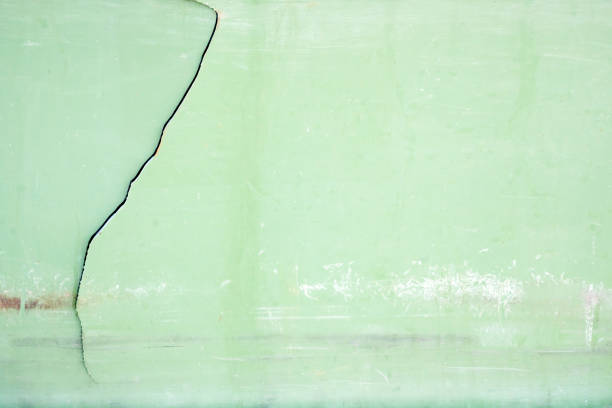
#> input picture test-img/pos-2.jpg, 612 x 408 px, given as the content of the folder ./cracks-datasets/Positive/, which was not available
$ jupyter execute --allow-errors surface-cracks-detection.ipynb
#> lines starting #> are read from the running program, lines starting #| are printed output that depends on the picture; pictures that were not available may be replaced by others from this repository, and a replacement may not be noted
[cell 1]
import os
import cv2
import numpy as np
import pandas as pd
import matplotlib.pyplot as plt
from sklearn.model_selection import train_test_split
from tensorflow.keras.models import Sequential
from tensorflow.keras.layers import Flatten, Dense, Conv2D, MaxPooling2D

[cell 2]
positive_dir = './cracks-datasets/Positive/'
negative_dir = './cracks-datasets/Negative/'

[cell 3]
pos_img_path = [img_path for img_path in os.listdir(positive_dir)]
neg_img_path = [img_path for img_path in os.listdir(negative_dir)]

[cell 4]
pos_images = []

for img_path in pos_img_path:
    img = cv2.imread(f'{positive_dir}{img_path}')
#> img is the input picture: shape (408, 612, 3); mean B, G, R 198, 229.3, 196.6
    resize_img = cv2.resize(img, (64, 64))
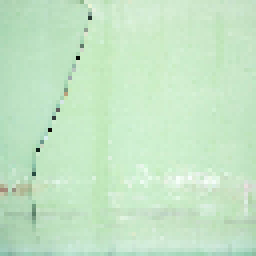
#> resize_img: shape (64, 64, 3) (shown 4 times larger); mean B, G, R 197.9, 229.2, 196.6
    gray_img = cv2.cvtColor(resize_img, cv2.COLOR_BGR2GRAY)
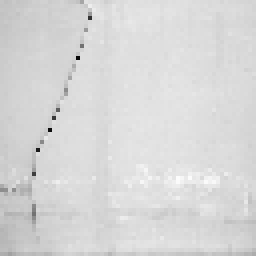
#> gray_img: shape (64, 64) (shown 4 times larger); min 8, max 252, mean 215.9
    scaled_img = gray_img/255
    pos_images.append(scaled_img)

[cell 5]
neg_images = []

for img_path in neg_img_path:
    img = cv2.imread(f'{negative_dir}{img_path}')
    resize_img = cv2.resize(img, (64, 64))
    gray_img = cv2.cvtColor(resize_img, cv2.COLOR_BGR2GRAY)
    scaled_img = gray_img/255
    neg_images.append(scaled_img)

[cell 6]
print(len(pos_images))
#| 1
print(len(neg_images))
#| 1

[cell 7]
X = np.array(pos_images + neg_images)

[cell 8]
y = np.array([1] * len(pos_images) + [0] * len(neg_images))
#> y = [1, 0]

[cell 9]
X_train, X_test, y_train, y_test = train_test_split(X, y, test_size=.2, random_state=1)
#> y_train = [0]; y_test = [1]

[cell 10]
X_train.shape
#> Out = (1, 64, 64)

[cell 11]
y_train.shape
#> Out = (1,)

#> (a cell that did not finish here is left out)

#> (a cell that did not finish here is left out)

[cell 14]
def get_preprocessed_img(img_path):
    img = cv2.imread(img_path)
    resize_img = cv2.resize(img, (64, 64))
    gray_img = cv2.cvtColor(resize_img, cv2.COLOR_BGR2GRAY)
    scaled_img = gray_img/255
    preprocessed_img = scaled_img.reshape(1, 64, 64)

    return preprocessed_img

[cell 15]
pos_test_img_path = './cracks-datasets/Positive/00009.jpg';
neg_test_img_path = './cracks-datasets/Negative/10008.jpg';

pos_test_img = get_preprocessed_img(pos_test_img_path)
neg_test_img = get_preprocessed_img(neg_test_img_path)
#> call 2 of get_preprocessed_img, with img_path = './cracks-datasets/Negative/10008.jpg'
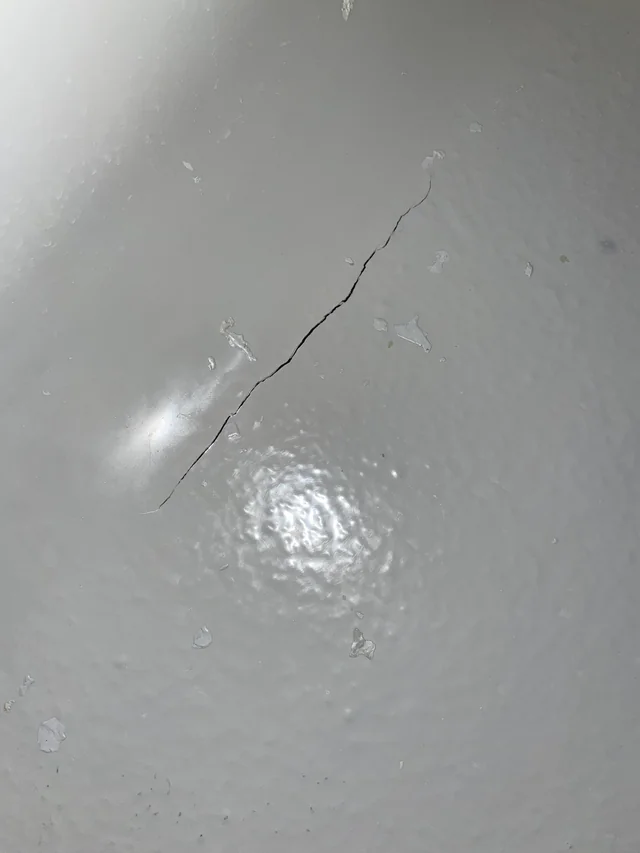
#> input picture test-img/pos-4.webp, 640 x 853 px, given in place of 10008.jpg, which was not available
#> in get_preprocessed_img, img is the input picture: shape (853, 640, 3); mean B, G, R 151.1, 152.3, 150.6
#> in get_preprocessed_img (call 2), `resize_img = cv2.resize(img, (64, 64))`:
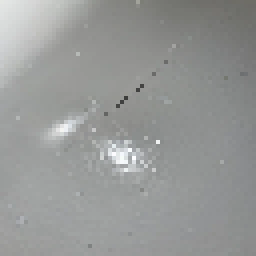
#> resize_img: shape (64, 64, 3) (shown 4 times larger); mean B, G, R 151, 152.3, 150.5

[cell 16]
pos_test_img.shape
#> Out = (1, 64, 64)

#> (a cell that did not finish here is left out)

#> (a cell that did not finish here is left out)

#> (a cell that did not finish here is left out)

#> (a cell that did not finish here is left out)

#> (a cell that did not finish here is left out)

#> (a cell that did not finish here is left out)

#> (a cell that did not finish here is left out)

#> (a cell that did not finish here is left out)

#> (a cell that did not finish here is left out)

[cell 26]
pos_test_img_path = './cracks-datasets/Positive/00510.jpg';
neg_test_img_path = './cracks-datasets/Negative/10054.jpg';

pos_test_img = get_preprocessed_img(pos_test_img_path)
#> (the rest of this cell did not finish here and is left out)
